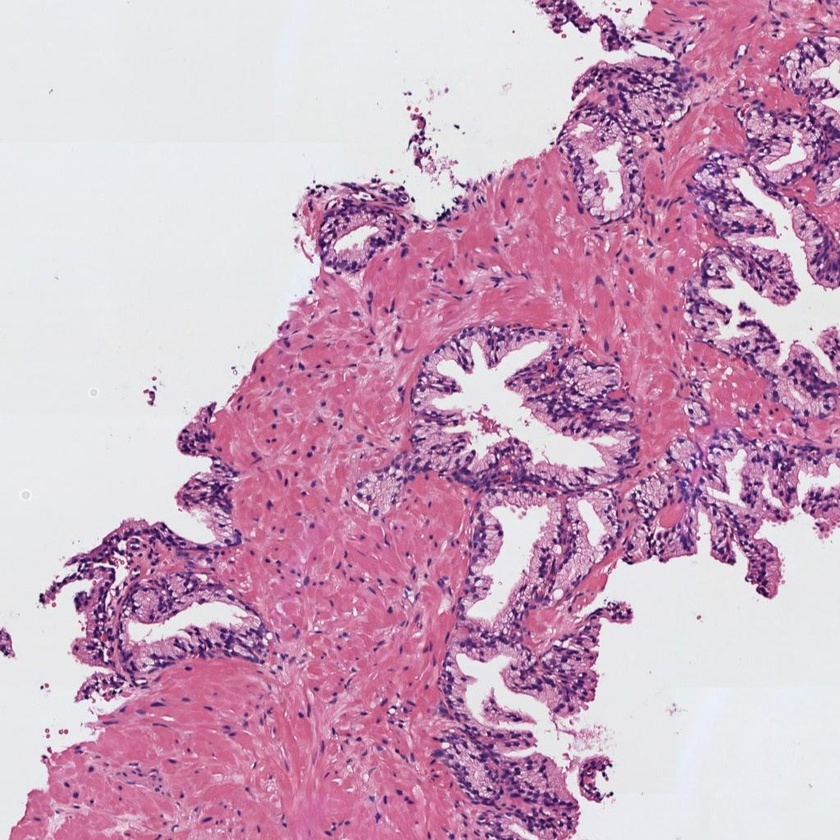
#> input picture histo_1.jpg, 840 x 840 px, shrunk from 1024 x 1024 before the run
$ jupyter execute examenPractico_Alan_Velasco.ipynb
#> lines starting #> are read from the running program, lines starting #| are printed output that depends on the picture; after the words box and inside, x2 and y2 are one past the last pixel; in counts of white or black regions, pixels touching at a corner belong together
### Instituto Superior Tecnologico Quito

**Nombre:** Alan Velasco

**Fecha:** 7/04/2026

## Examen Practico - Segundo Parcial

#### 0) Cargar una de las imágenes histológicas

[cell 1]
# Utilizar la librería skimage.io para leer la imagen 'histo_x.jpg' en formato RGB.
# Normalizar la imagen para que los píxeles se encuentren en el rango [0, 1]
# Visualizar la imagen

import numpy as np
import matplotlib.pyplot as plt
from skimage import io, img_as_float
from skimage.filters import gaussian, threshold_otsu
from skimage.measure import label, regionprops
from skimage.segmentation import flood
from scipy import ndimage

# Cargamos y ahcemos que se pueda vizualizarla imagen histológica
rutas = ["histo_1.jpg", "histo_2.jpg"]
titulos = ["Imagen 1 (sano)", "Imagen 2 (enfermo)"]

imagenes = [io.imread(r) for r in rutas]
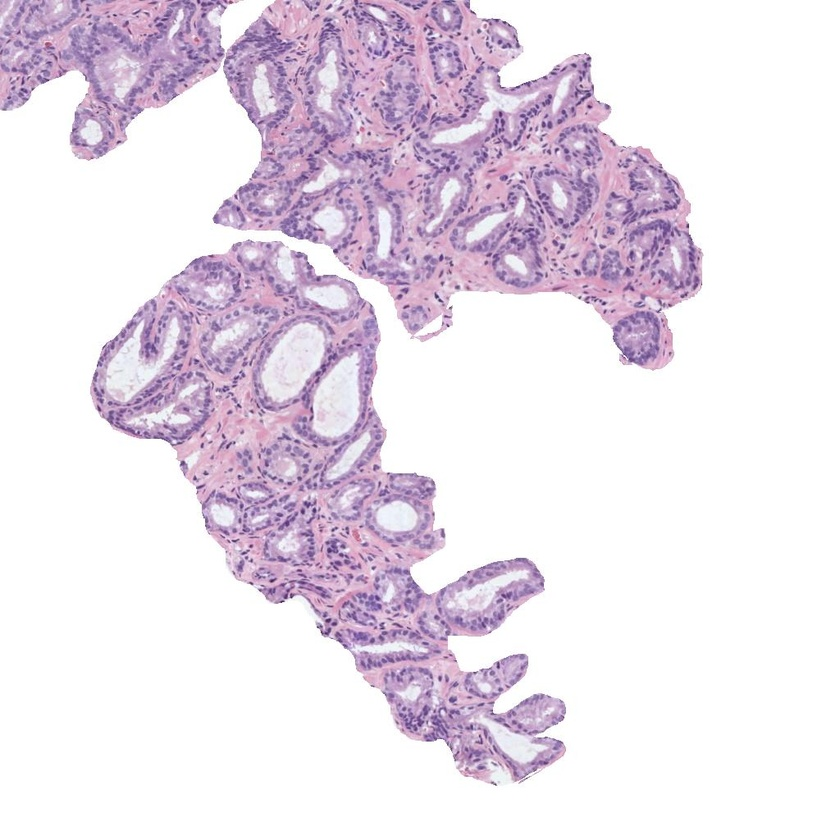
#> input picture histo_2.jpg, 840 x 840 px, shrunk from 1024 x 1024 before the run
#> imagenes = 2 items
imagenes = [img_as_float(img) for img in imagenes]

fig, ax = plt.subplots(1, 2, figsize=(10, 5))
for i, img in enumerate(imagenes):
    ax[i].imshow(img)
    ax[i].set_title(titulos[i])
    ax[i].axis("off")
#> this loop made 2 passes
plt.show()

#### 1) Realizar una transformación de color para convertir la imagen al espacio de color CMYK

[cell 2]
# Extraer la componente magenta de la imagen (que corresponde a la región tisular)
# Visualizar la imagen del canal magenta
# cargar imagen en RGB y normalizar al rango [0,1]

#Umbralizarmos para separar fondo + lumen del tejido y convertimos al espacio CMYK para extraer la componente magenta
magentas = []

fig, ax = plt.subplots(1, 2, figsize=(10, 5))

for i, img in enumerate(imagenes):
    # separar canales RGB
    R = img[:, :, 0]
    G = img[:, :, 1]
    B = img[:, :, 2]

    # calculamos componente K
    K = 1 - np.maximum.reduce([R, G, B])

    # calculamos componente magenta
    M = (1 - G - K) / (1 - K + 1e-8)

    # guardamos
    magentas.append(M)

    # mostramos
    ax[i].imshow(M, cmap="gray")
    ax[i].set_title(f"{titulos[i]} - Magenta")
    ax[i].axis("off")
#> this loop made 2 passes
#> pass 1, `B = img[:, :, 2]`:
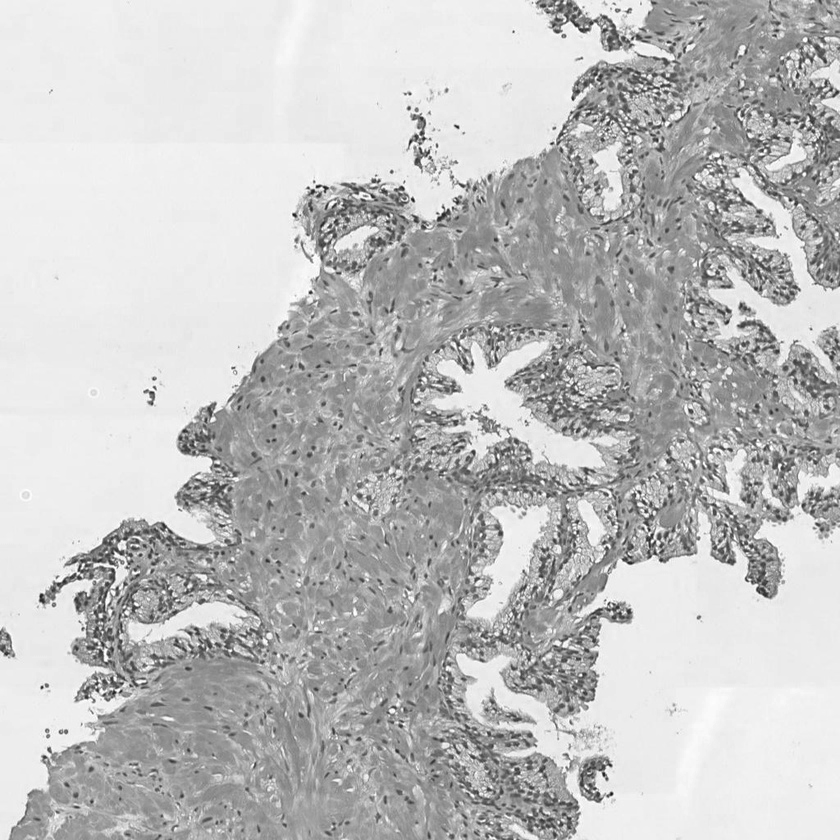
#> B: shape (840, 840) float64; min 0.0863, max 1, mean 0.751
#> pass 1, `K = 1 - np.maximum.reduce([R, G, B])`:
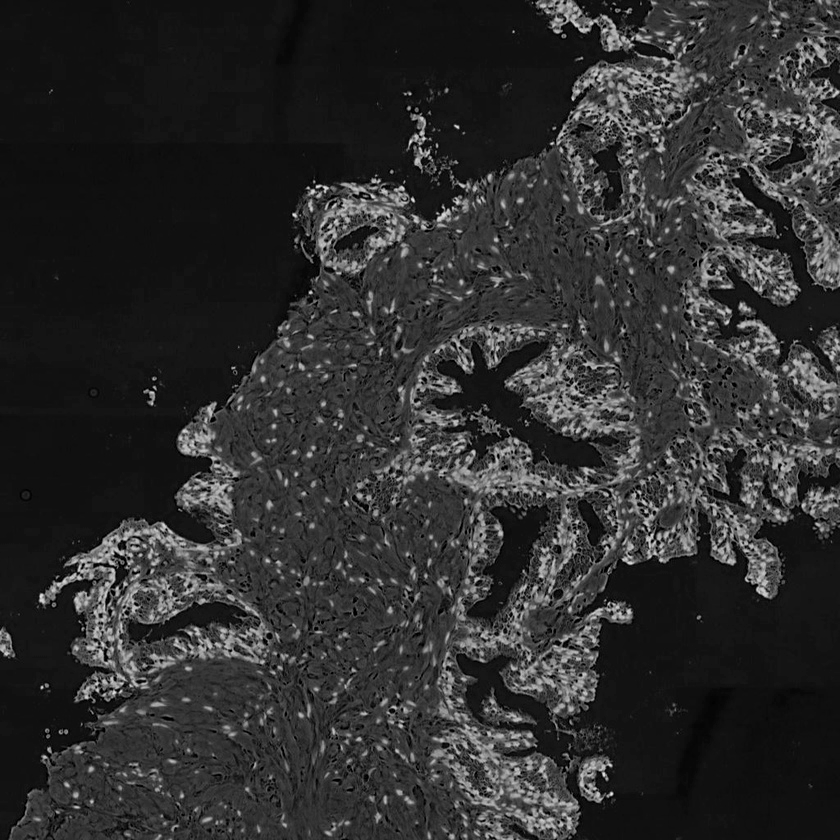
#> K: shape (840, 840) float64; min 0, max 0.914, mean 0.187
#> after the loop, magentas = 2 items

plt.show()

#### 2) Umbralizar la imagen para separar los píxeles del fondo de la región tisular

[cell 3]
# Aplicar un filtro gaussiano de tamaño 5x5 y después utilizar el método de Otsu de manera que
# los píxeles correspondientes al lumen y al background de la imagen sean 1s y el resto de los píxeles tengan un valor de 0.
# Nota: Recordar que el método de Otsu requiere como input una imagen en el rango [0-255] en formato "uint8".
# Visualizar la máscara resultante

# Umbralizamos  para separar fondo + lumen del tejido

from skimage.filters import threshold_otsu
from scipy.ndimage import gaussian_filter

mascaras = []
fig, ax = plt.subplots(1, len(magentas), figsize=(10,5))

for i, M in enumerate(magentas):
    # convertir a uint8 [0,255]
    M_uint8 = (M * 255).astype(np.uint8)

    # aplicar filtro gaussiano 5x5
    suavizada = gaussian_filter(M_uint8, sigma=2)

    # calculamos umbral de Otsu
    t = threshold_otsu(suavizada)

    # máscara binaria: lumen + fondo = 1, resto = 0
    mask = (suavizada < t).astype(np.uint8)

    mascaras.append(mask)

    ax[i].imshow(mask, cmap="gray")
    ax[i].set_title(f"{titulos[i]} - Máscara")
    ax[i].axis("off")
#> this loop made 2 passes
#> t on passes 1 to 2: 53, 26
#> pass 1, `suavizada = gaussian_filter(M_uint8, sigma=2)`:
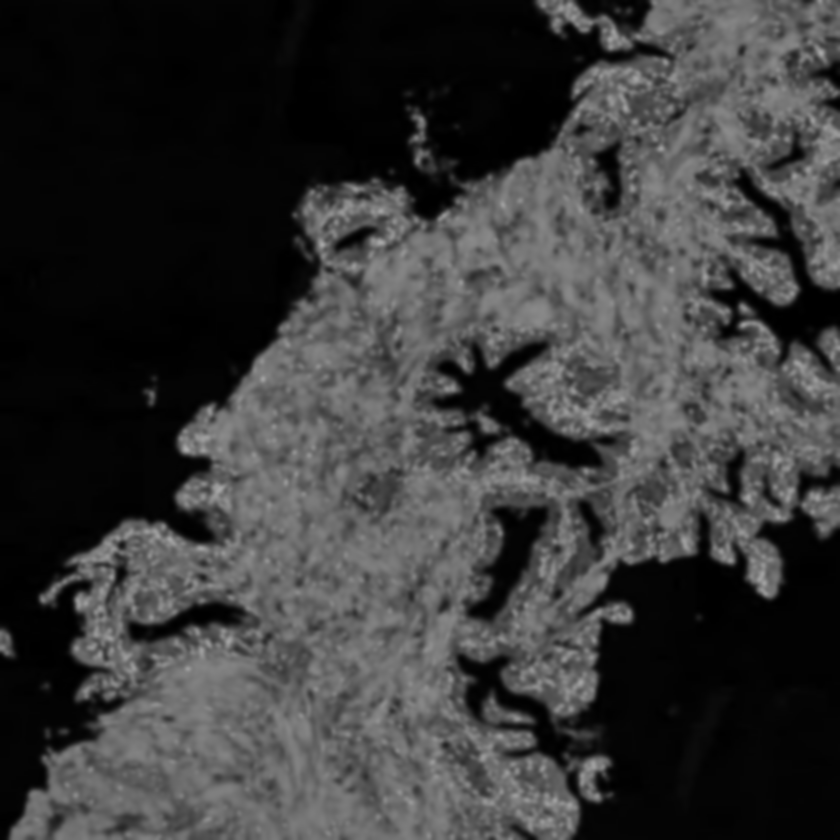
#> suavizada: shape (840, 840); min 0, max 172, mean 57
#> pass 1, `mask = (suavizada < t).astype(np.uint8)`:
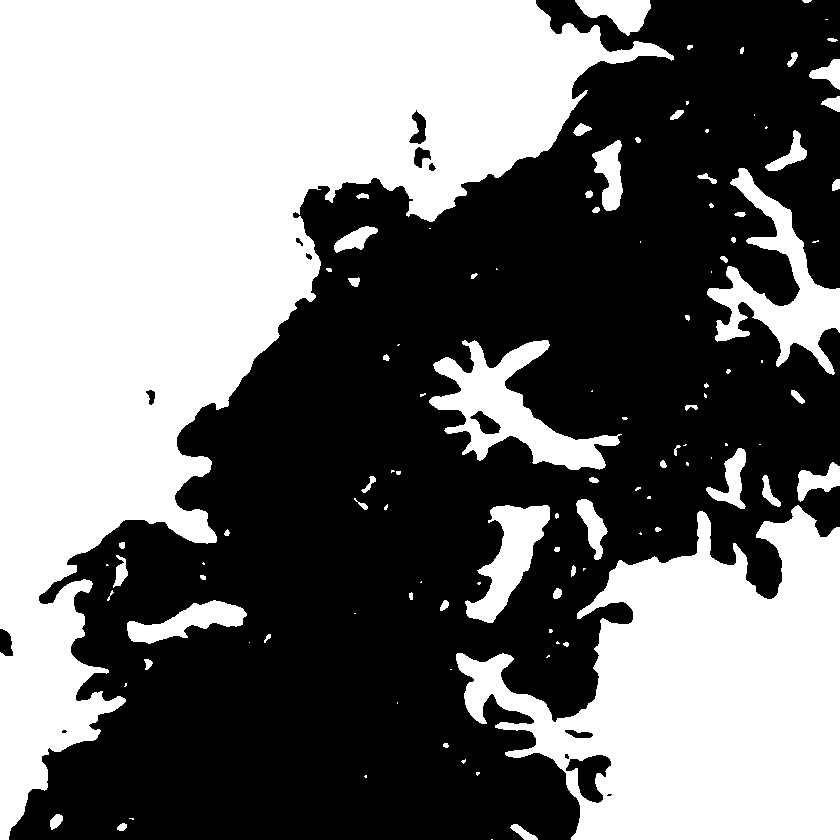
#> mask: shape (840, 840); values 0 (black) and 1 (white), 46.2% white; 111 white regions (49 under 20 px), largest, box (x1, y1, x2, y2) and area: (0, 0, 674, 840) 214256, (456, 505, 840, 840) 76493, (429, 340, 622, 470) 9001
#> after the loop, mascaras = 2 items

plt.show()

#### 3) Limpiar la imagen eliminando los artefactos de lumen (objetos blancos pequeños que no son lúmenes)

[cell 4]
# Utilizar la librería skimage.morphology.remove_small_objects para eliminar aquellos objetos cuya área sea menor a 300 píxeles
# Más información en https://scikit-image.org/docs/dev/api/skimage.morphology.html#skimage.morphology.remove_small_objects
# Visualizaer la máscara resultante

from skimage.morphology import remove_small_objects

limpias = []

fig, ax = plt.subplots(1, 2, figsize=(10, 5))

for i, mask in enumerate(mascaras):
    # eliminar objetos blancos pequeños
    limpia = remove_small_objects(mask.astype(bool), min_size=300)

    limpias.append(limpia)

    ax[i].imshow(limpia, cmap="gray")
    ax[i].set_title(f"{titulos[i]} - Sin objetos pequeños")
    ax[i].axis("off")
#> after the loop, limpias = 2 items

plt.show()

#### 4) Rellenar con 0s el fondo de la imagen para quedarnos únicamente con los lúmenes

[cell 5]
# Aplicar el algoritmo de expansión a partir de semillas (region growing) de manera que únicamente los lúmenes sean blancos
# y el resto de la imagen negra. Pista: utilizar dos semillas. Nota: Se pueden fijar las semillas de manera manual, pero
# se valorará positivamente a aquell@s que desarrollen una función para encontrarlas automáticamente.
# Visualizar la máscara resultante.
from skimage.segmentation import flood

lumenes = []

fig, ax = plt.subplots(1, 2, figsize=(10, 5))

for i, img in enumerate(limpias):
    # copiamos la máscara
    fondo = img.copy()

    # usar dos semillas en esquinas para detectar el fondo
    semilla1 = (0, 0)
    semilla2 = (img.shape[0]-1, img.shape[1]-1)

    # region growing desde las semillas
    fondo1 = flood(img, semilla1)
    fondo2 = flood(img, semilla2)

    # unir ambas regiones de fondo
    fondo_total = fondo1 | fondo2

    # invertimos, quitamos fondo y dejamos solo lúmenes
    solo_lumen = img & (~fondo_total)

    lumenes.append(solo_lumen)

    ax[i].imshow(solo_lumen, cmap="gray")
    ax[i].set_title(f"{titulos[i]} - Lúmenes")
    ax[i].axis("off")
#> this loop made 2 passes
#> (semilla1, semilla2) on passes 1 to 2: ((0, 0), (839, 839)), ((0, 0), (839, 839))
#> after the loop, lumenes = 2 items

plt.show()
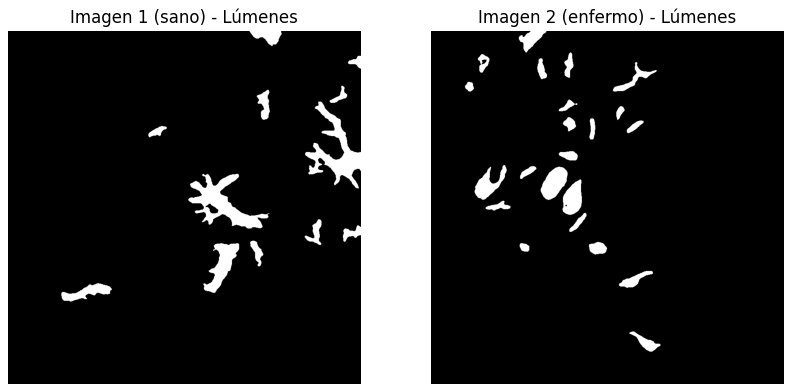
#> figure drawn by matplotlib, 2 panels

#### 5) Rellenar los objetos de los lúmenes

[cell 6]
# Rellenar los lúmenes con la función binary_fill_holes de la librería scipy.ndimage.morphology
# Visualizar la máscara resultante

#utilizamos la funcion binary_fill_holes para rellenar huecosdentro de objetos en una imagen binaria.
from scipy.ndimage import binary_fill_holes

# creamos una lista para guardar los lúmenes rellenos
rellenos = []

fig, ax = plt.subplots(1,2, figsize=(10,5))

for i, lumen in enumerate(lumenes):

    # rellenamos huecos dentro de las regiones binarias
    fill = binary_fill_holes(lumen)

    # guardamos resultado
    rellenos.append(fill)

    # Mostramos la imagen
    ax[i].imshow(fill, cmap="gray")
    ax[i].set_title(titulos[i])
    ax[i].axis("off")
#> after the loop, rellenos = 2 items

plt.show()

#### 6) Detectar y dibujar los contornos de los lúmenes sobre la imagen original

[cell 7]
# Dibujar los contornos de los lúmenes en color verde sobre la imagen original RGB. Nota: Utilizar los flags necesarios
# para que los contornos en verde sean perfectamente visibles.
# Visualizar la imagen superpuesta

import matplotlib.pyplot as plt
from skimage.segmentation import mark_boundaries #esta funcion sirve para dibujar los bordes  de regiones segmentadas sobre una imagen original

fig, ax = plt.subplots(1, len(rellenos), figsize=(12,5))

for i, relleno in enumerate(rellenos):
    # superponer contornos en verde sobre la imagen original
    salida = mark_boundaries(imagenes[i], relleno, color=(0,1,0), mode='thick')

    ax[i].imshow(salida)
    ax[i].set_title(titulos[i])
    ax[i].axis("off")

plt.show()

#### 7) Identificar y cropear el lumen más grande

[cell 8]
# Determinar cuál es el lumen de mayor área y hacer un crop del mismo sobre la imagen original RGB.
# Visualizar el lumen cropeado.

import numpy as np
import matplotlib.pyplot as plt
from skimage.measure import label, regionprops #estas funciones se usan para analizar objetos dentro de una imagen binaria

fig, ax = plt.subplots(1, len(rellenos), figsize=(10,5))

for i, img in enumerate(rellenos):
    # etiquetar regiones conectadas
    etiquetas = label(img)

    # obtener propiedades de cada región
    props = regionprops(etiquetas)

    # calculamos áreas y encontrar índice de la mayor
    areas = [r.area for r in props]
    idx_max = np.argmax(areas)
    mayor = props[idx_max]

    # bounding box del lumen más grande
    minr, minc, maxr, maxc = mayor.bbox

    # recortar sobre la imagen original
    crop = imagenes[i][minr:maxr, minc:maxc]

    # mostramos resultado
    ax[i].imshow(crop)
    ax[i].set_title(f"Lumen mayor - {titulos[i]}")
    ax[i].axis("off")
#> this loop made 2 passes
#> (idx_max, minr, minc, maxr, maxc) on passes 1 to 2: (6, 340, 429, 470, 622), (14, 323, 261, 402, 325)
#> pass 1, `etiquetas = label(img)`:
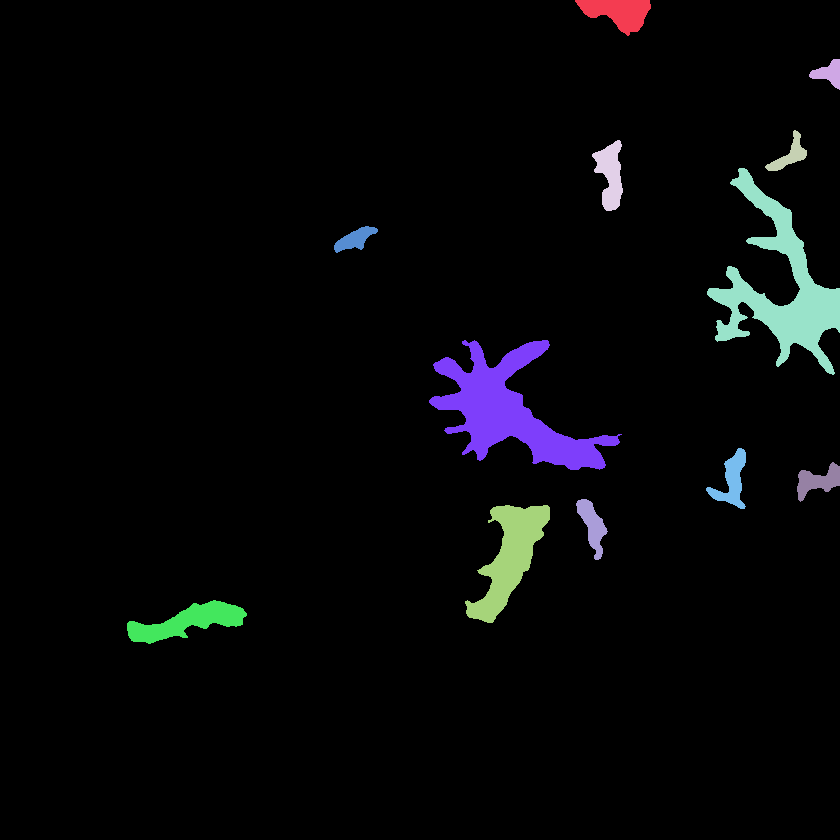
#> etiquetas: shape (840, 840) int32; 13 distinct labels, from 0 to 12; one colour per label, 0 black
#> pass 2, `crop = imagenes[i][minr:maxr, minc:maxc]`:
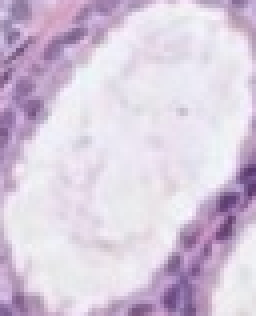
#> crop: shape (79, 64, 3) float64 (shown 4 times larger); mean of channels 0, 1, 2 0.843, 0.792, 0.865; drawn as R, G, B

plt.show()

#### 8) Extraer 13 características geométricas que permitan caracterizar el lumen recortado

[cell 9]
# Calcular las siguientes características del crop del lumen de mayor área, redondeando su valor hasta el cuarto decimal.

import numpy as np
from skimage.measure import label, regionprops
from math import pi

# ejemplo con un lumen recortado de mayor área
for i, img in enumerate(rellenos):
    etiquetas = label(img)
    props = regionprops(etiquetas)

    if not props:
        continue

    # seleccionamos la región de mayor área
    mayor = max(props, key=lambda x: x.area)

    # calcular métricas
    caracteristicas = {
        "Área": mayor.area,
        "Área bounding box": mayor.bbox_area,
        "Área convexa": mayor.convex_area,
        "Excentricidad": mayor.eccentricity,
        "Diámetro equivalente": mayor.equivalent_diameter,
        "Extensión": mayor.extent,
        "Long eje mayor": mayor.major_axis_length,
        "Long eje menor": mayor.minor_axis_length,
        "Orientación": mayor.orientation,
        "Perímetro": mayor.perimeter,
        "Solidez": mayor.solidity,
    }

    # métricas derivadas
    minr, minc, maxr, maxc = mayor.bbox
    feret = np.sqrt((maxr-minr)**2 + (maxc-minc)**2)
    caracteristicas["Diámetro Feret"] = feret

    compacidad = (mayor.perimeter**2) / (4*pi*mayor.area)
    caracteristicas["Compacidad"] = compacidad

    # redondear a 4 decimales
    caracteristicas_redondeadas = {k: round(v,4) for k,v in caracteristicas.items()}

    print(f"Imagen {i} - {titulos[i]}")
    for k,v in caracteristicas_redondeadas.items():
        print(f"{k}: {v}")
    print("-"*40)
#> this loop made 2 passes
#> (minr, minc, maxr, maxc, feret, compacidad) on passes 1 to 2: (340, 429, 470, 622, 232.7, 6.95), (323, 261, 402, 325, 101.7, 1.27)
#> (printed output is left out)
